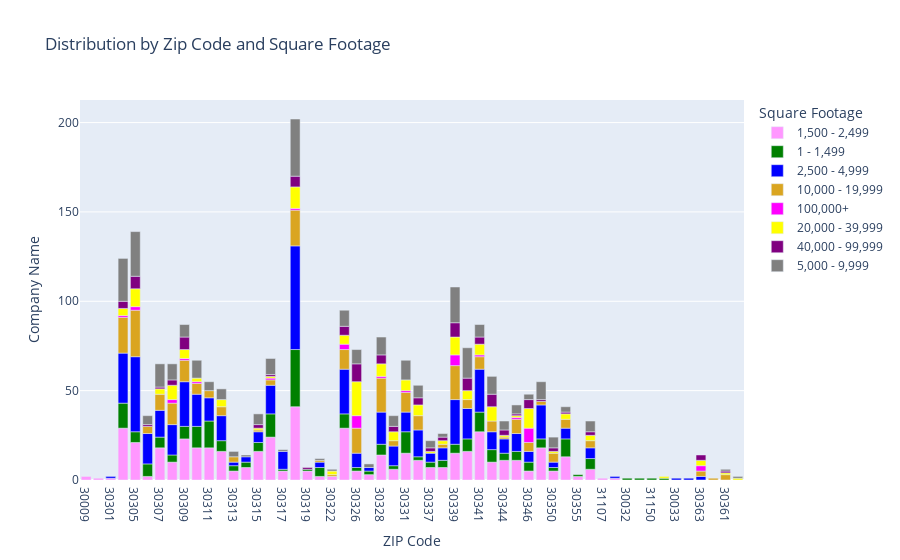

Notebook code for this chart:
### Code cell
import plotly.express as px
fig = px.bar(zipVsSqr, y="Company Name", x="ZIP Code", color="Square Footage", hover_name="Square Footage",
             color_discrete_map={
                "'1,500 - 2,499'": "red",
                "1 - 1,499": "green",
                "2,500 - 4,999": "blue",
                "10,000 - 19,999": "goldenrod",
                "100,000+": "magenta" , 
                 "20,000 - 39,999":"yellow",
                 "40,000 - 99,999": "purple",
                 "5,000 - 9,999":"grey"
             },
             title="Distribution by Zip Code and Square Footage")

fig.show()

### Figure 1 — Plotly figure (JSON) as saved in the notebook; plotly's stock layout.template omitted (floating-point values rounded to 4 significant figures)
{"data": [{"alignmentgroup": "True", "hovertemplate": "<b>%{hovertext}</b><br><br>Square Footage=1,500 - 2,499<br>ZIP Code=%{x}<br>Company Name=%{y}<extra></extra>", "hovertext": ["1,500 - 2,499", "1,500 - 2,499", "1,500 - 2,499", "1,500 - 2,499", "1,500 - 2,499", "1,500 - 2,499", "1,500 - 2,499", "1,500 - 2,499", "1,500 - 2,499", "1,500 - 2,499", "1,500 - 2,499", "1,500 - 2,499", "1,500 - 2,499", "1,500 - 2,499", "1,500 - 2,499", "1,500 - 2,499", "1,500 - 2,499", "1,500 - 2,499", "1,500 - 2,499", "1,500 - 2,499", "1,500 - 2,499", "1,500 - 2,499", "1,500 - 2,499", "1,500 - 2,499", "1,500 - 2,499", "1,500 - 2,499", "1,500 - 2,499", "1,500 - 2,499", "1,500 - 2,499", "1,500 - 2,499", "1,500 - 2,499", "1,500 - 2,499", "1,500 - 2,499", "1,500 - 2,499", "1,500 - 2,499", "1,500 - 2,499", "1,500 - 2,499", "1,500 - 2,499", "1,500 - 2,499", "1,500 - 2,499", "1,500 - 2,499", "1,500 - 2,499", "1,500 - 2,499", "1,500 - 2,499"], "legendgroup": "1,500 - 2,499", "marker": {"color": "#FF97FF", "pattern": {"shape": ""}}, "name": "1,500 - 2,499", "offsetgroup": "1,500 - 2,499", "orientation": "v", "showlegend": true, "textposition": "auto", "type": "bar", "x": ["30009", "30144", "30301", "30303", "30305", "30306", "30307", "30308", "30309", "30310", "30311", "30312", "30313", "30314", "30315", "30316", "30317", "30318", "30319", "30320", "30322", "30324", "30326", "30327", "30328", "30329", "30331", "30336", "30337", "30338", "30339", "30340", "30341", "30342", "30344", "30345", "30346", "30349", "30350", "30354", "30355", "30360", "31107", "31119"], "xaxis": "x", "y": [2, 1, 1, 29, 21, 2, 18, 10, 23, 18, 18, 16, 5, 7, 16, 24, 5, 41, 5, 2, 2, 29, 5, 3, 14, 6, 15, 11, 7, 7, 15, 16, 27, 10, 11, 11, 5, 18, 5, 13, 2, 6, 1, 1], "yaxis": "y"}, {"alignmentgroup": "True", "hovertemplate": "<b>%{hovertext}</b><br><br>Square Footage=1 - 1,499<br>ZIP Code=%{x}<br>Company Name=%{y}<extra></extra>", "hovertext": ["1 - 1,499", "1 - 1,499", "1 - 1,499", "1 - 1,499", "1 - 1,499", "1 - 1,499", "1 - 1,499", "1 - 1,499", "1 - 1,499", "1 - 1,499", "1 - 1,499", "1 - 1,499", "1 - 1,499", "1 - 1,499", "1 - 1,499", "1 - 1,499", "1 - 1,499", "1 - 1,499", "1 - 1,499", "1 - 1,499", "1 - 1,499", "1 - 1,499", "1 - 1,499", "1 - 1,499", "1 - 1,499", "1 - 1,499", "1 - 1,499", "1 - 1,499", "1 - 1,499", "1 - 1,499", "1 - 1,499", "1 - 1,499", "1 - 1,499", "1 - 1,499", "1 - 1,499", "1 - 1,499", "1 - 1,499", "1 - 1,499", "1 - 1,499", "1 - 1,499", "1 - 1,499", "1 - 1,499"], "legendgroup": "1 - 1,499", "marker": {"color": "green", "pattern": {"shape": ""}}, "name": "1 - 1,499", "offsetgroup": "1 - 1,499", "orientation": "v", "showlegend": true, "textposition": "auto", "type": "bar", "x": ["30032", "30303", "30305", "30306", "30307", "30308", "30309", "30310", "30311", "30312", "30313", "30314", "30315", "30316", "30317", "30318", "30319", "30320", "30324", "30326", "30327", "30328", "30329", "30331", "30336", "30337", "30338", "30339", "30340", "30341", "30342", "30344", "30345", "30346", "30349", "30350", "30354", "30355", "30360", "30366", "31150", "39901"], "xaxis": "x", "y": [1, 14, 6, 7, 6, 4, 7, 12, 15, 6, 3, 3, 5, 13, 1, 32, 1, 5, 8, 2, 2, 6, 2, 12, 2, 3, 4, 5, 7, 11, 7, 4, 5, 5, 5, 2, 10, 1, 6, 1, 1, 1], "yaxis": "y"}, {"alignmentgroup": "True", "hovertemplate": "<b>%{hovertext}</b><br><br>Square Footage=2,500 - 4,999<br>ZIP Code=%{x}<br>Company Name=%{y}<extra></extra>", "hovertext": ["2,500 - 4,999", "2,500 - 4,999", "2,500 - 4,999", "2,500 - 4,999", "2,500 - 4,999", "2,500 - 4,999", "2,500 - 4,999", "2,500 - 4,999", "2,500 - 4,999", "2,500 - 4,999", "2,500 - 4,999", "2,500 - 4,999", "2,500 - 4,999", "2,500 - 4,999", "2,500 - 4,999", "2,500 - 4,999", "2,500 - 4,999", "2,500 - 4,999", "2,500 - 4,999", "2,500 - 4,999", "2,500 - 4,999", "2,500 - 4,999", "2,500 - 4,999", "2,500 - 4,999", "2,500 - 4,999", "2,500 - 4,999", "2,500 - 4,999", "2,500 - 4,999", "2,500 - 4,999", "2,500 - 4,999", "2,500 - 4,999", "2,500 - 4,999", "2,500 - 4,999", "2,500 - 4,999", "2,500 - 4,999", "2,500 - 4,999", "2,500 - 4,999", "2,500 - 4,999", "2,500 - 4,999", "2,500 - 4,999", "2,500 - 4,999"], "legendgroup": "2,500 - 4,999", "marker": {"color": "blue", "pattern": {"shape": ""}}, "name": "2,500 - 4,999", "offsetgroup": "2,500 - 4,999", "orientation": "v", "showlegend": true, "textposition": "auto", "type": "bar", "x": ["30033", "30301", "30303", "30304", "30305", "30306", "30307", "30308", "30309", "30310", "30311", "30312", "30313", "30314", "30315", "30316", "30317", "30318", "30320", "30324", "30326", "30327", "30328", "30329", "30331", "30336", "30337", "30338", "30339", "30340", "30341", "30342", "30344", "30345", "30346", "30349", "30350", "30354", "30360", "30363", "31119"], "xaxis": "x", "y": [1, 1, 28, 1, 42, 17, 15, 17, 25, 18, 13, 14, 2, 3, 6, 16, 10, 58, 3, 25, 8, 2, 18, 11, 11, 15, 5, 7, 25, 17, 24, 10, 8, 10, 6, 19, 3, 6, 6, 2, 1], "yaxis": "y"}, {"alignmentgroup": "True", "hovertemplate": "<b>%{hovertext}</b><br><br>Square Footage=10,000 - 19,999<br>ZIP Code=%{x}<br>Company Name=%{y}<extra></extra>", "hovertext": ["10,000 - 19,999", "10,000 - 19,999", "10,000 - 19,999", "10,000 - 19,999", "10,000 - 19,999", "10,000 - 19,999", "10,000 - 19,999", "10,000 - 19,999", "10,000 - 19,999", "10,000 - 19,999", "10,000 - 19,999", "10,000 - 19,999", "10,000 - 19,999", "10,000 - 19,999", "10,000 - 19,999", "10,000 - 19,999", "10,000 - 19,999", "10,000 - 19,999", "10,000 - 19,999", "10,000 - 19,999", "10,000 - 19,999", "10,000 - 19,999", "10,000 - 19,999", "10,000 - 19,999", "10,000 - 19,999", "10,000 - 19,999", "10,000 - 19,999", "10,000 - 19,999", "10,000 - 19,999", "10,000 - 19,999", "10,000 - 19,999", "10,000 - 19,999", "10,000 - 19,999", "10,000 - 19,999", "10,000 - 19,999", "10,000 - 19,999"], "legendgroup": "10,000 - 19,999", "marker": {"color": "goldenrod", "pattern": {"shape": ""}}, "name": "10,000 - 19,999", "offsetgroup": "10,000 - 19,999", "orientation": "v", "showlegend": true, "textposition": "auto", "type": "bar", "x": ["30040", "30303", "30305", "30306", "30307", "30308", "30309", "30310", "30311", "30312", "30313", "30315", "30316", "30318", "30320", "30322", "30324", "30326", "30328", "30329", "30331", "30336", "30338", "30339", "30340", "30341", "30342", "30344", "30345", "30346", "30349", "30350", "30354", "30360", "30361", "30363"], "xaxis": "x", "y": [1, 20, 26, 4, 9, 12, 12, 6, 4, 5, 3, 1, 3, 20, 1, 1, 11, 14, 19, 3, 11, 8, 2, 19, 5, 7, 6, 1, 8, 5, 2, 5, 5, 4, 3, 3], "yaxis": "y"}, {"alignmentgroup": "True", "hovertemplate": "<b>%{hovertext}</b><br><br>Square Footage=100,000+<br>ZIP Code=%{x}<br>Company Name=%{y}<extra></extra>", "hovertext": ["100,000+", "100,000+", "100,000+", "100,000+", "100,000+", "100,000+", "100,000+", "100,000+", "100,000+", "100,000+", "100,000+", "100,000+", "100,000+", "100,000+", "100,000+", "100,000+"], "legendgroup": "100,000+", "marker": {"color": "magenta", "pattern": {"shape": ""}}, "name": "100,000+", "offsetgroup": "100,000+", "orientation": "v", "showlegend": true, "textposition": "auto", "type": "bar", "x": ["30303", "30305", "30308", "30309", "30310", "30316", "30318", "30324", "30326", "30328", "30331", "30339", "30341", "30345", "30346", "30363"], "xaxis": "x", "y": [1, 2, 2, 1, 1, 1, 1, 3, 7, 1, 1, 6, 1, 1, 8, 3], "yaxis": "y"}, {"alignmentgroup": "True", "hovertemplate": "<b>%{hovertext}</b><br><br>Square Footage=20,000 - 39,999<br>ZIP Code=%{x}<br>Company Name=%{y}<extra></extra>", "hovertext": ["20,000 - 39,999", "20,000 - 39,999", "20,000 - 39,999", "20,000 - 39,999", "20,000 - 39,999", "20,000 - 39,999", "20,000 - 39,999", "20,000 - 39,999", "20,000 - 39,999", "20,000 - 39,999", "20,000 - 39,999", "20,000 - 39,999", "20,000 - 39,999", "20,000 - 39,999", "20,000 - 39,999", "20,000 - 39,999", "20,000 - 39,999", "20,000 - 39,999", "20,000 - 39,999", "20,000 - 39,999", "20,000 - 39,999", "20,000 - 39,999", "20,000 - 39,999", "20,000 - 39,999", "20,000 - 39,999", "20,000 - 39,999", "20,000 - 39,999", "20,000 - 39,999", "20,000 - 39,999", "20,000 - 39,999", "20,000 - 39,999", "20,000 - 39,999", "20,000 - 39,999"], "legendgroup": "20,000 - 39,999", "marker": {"color": "yellow", "pattern": {"shape": ""}}, "name": "20,000 - 39,999", "offsetgroup": "20,000 - 39,999", "orientation": "v", "showlegend": true, "textposition": "auto", "type": "bar", "x": ["30303", "30305", "30307", "30308", "30309", "30310", "30312", "30315", "30316", "30318", "30322", "30324", "30326", "30328", "30329", "30331", "30332", "30336", "30337", "30338", "30339", "30340", "30341", "30342", "30344", "30345", "30346", "30350", "30354", "30360", "30361", "30363", "39901"], "xaxis": "x", "y": [4, 10, 3, 8, 5, 2, 4, 1, 1, 12, 2, 5, 19, 7, 5, 6, 1, 6, 1, 2, 10, 5, 6, 8, 1, 1, 11, 1, 3, 3, 1, 3, 1], "yaxis": "y"}, {"alignmentgroup": "True", "hovertemplate": "<b>%{hovertext}</b><br><br>Square Footage=40,000 - 99,999<br>ZIP Code=%{x}<br>Company Name=%{y}<extra></extra>", "hovertext": ["40,000 - 99,999", "40,000 - 99,999", "40,000 - 99,999", "40,000 - 99,999", "40,000 - 99,999", "40,000 - 99,999", "40,000 - 99,999", "40,000 - 99,999", "40,000 - 99,999", "40,000 - 99,999", "40,000 - 99,999", "40,000 - 99,999", "40,000 - 99,999", "40,000 - 99,999", "40,000 - 99,999", "40,000 - 99,999", "40,000 - 99,999", "40,000 - 99,999", "40,000 - 99,999", "40,000 - 99,999", "40,000 - 99,999", "40,000 - 99,999", "40,000 - 99,999", "40,000 - 99,999", "40,000 - 99,999", "40,000 - 99,999", "40,000 - 99,999", "40,000 - 99,999", "40,000 - 99,999", "40,000 - 99,999"], "legendgroup": "40,000 - 99,999", "marker": {"color": "purple", "pattern": {"shape": ""}}, "name": "40,000 - 99,999", "offsetgroup": "40,000 - 99,999", "orientation": "v", "showlegend": true, "textposition": "auto", "type": "bar", "x": ["30303", "30305", "30306", "30307", "30308", "30309", "30315", "30316", "30318", "30319", "30324", "30326", "30328", "30329", "30336", "30337", "30338", "30339", "30340", "30341", "30342", "30344", "30345", "30346", "30349", "30350", "30354", "30360", "30361", "30363"], "xaxis": "x", "y": [4, 7, 1, 1, 3, 7, 2, 1, 6, 1, 5, 10, 5, 3, 4, 2, 2, 8, 7, 4, 7, 3, 1, 5, 1, 2, 1, 2, 1, 3], "yaxis": "y"}, {"alignmentgroup": "True", "hovertemplate": "<b>%{hovertext}</b><br><br>Square Footage=5,000 - 9,999<br>ZIP Code=%{x}<br>Company Name=%{y}<extra></extra>", "hovertext": ["5,000 - 9,999", "5,000 - 9,999", "5,000 - 9,999", "5,000 - 9,999", "5,000 - 9,999", "5,000 - 9,999", "5,000 - 9,999", "5,000 - 9,999", "5,000 - 9,999", "5,000 - 9,999", "5,000 - 9,999", "5,000 - 9,999", "5,000 - 9,999", "5,000 - 9,999", "5,000 - 9,999", "5,000 - 9,999", "5,000 - 9,999", "5,000 - 9,999", "5,000 - 9,999", "5,000 - 9,999", "5,000 - 9,999", "5,000 - 9,999", "5,000 - 9,999", "5,000 - 9,999", "5,000 - 9,999", "5,000 - 9,999", "5,000 - 9,999", "5,000 - 9,999", "5,000 - 9,999", "5,000 - 9,999", "5,000 - 9,999", "5,000 - 9,999", "5,000 - 9,999", "5,000 - 9,999", "5,000 - 9,999", "5,000 - 9,999", "5,000 - 9,999", "5,000 - 9,999", "5,000 - 9,999"], "legendgroup": "5,000 - 9,999", "marker": {"color": "grey", "pattern": {"shape": ""}}, "name": "5,000 - 9,999", "offsetgroup": "5,000 - 9,999", "orientation": "v", "showlegend": true, "textposition": "auto", "type": "bar", "x": ["30303", "30305", "30306", "30307", "30308", "30309", "30310", "30311", "30312", "30313", "30314", "30315", "30316", "30317", "30318", "30320", "30322", "30324", "30326", "30327", "30328", "30329", "30331", "30332", "30336", "30337", "30338", "30339", "30340", "30341", "30342", "30344", "30345", "30346", "30349", "30350", "30354", "30360", "30361"], "xaxis": "x", "y": [24, 25, 5, 13, 9, 7, 10, 5, 6, 3, 1, 6, 9, 1, 32, 1, 1, 9, 8, 2, 10, 6, 11, 1, 7, 4, 2, 20, 17, 7, 10, 5, 5, 3, 10, 6, 3, 6, 1], "yaxis": "y"}], "layout": {"autosize": true, "barmode": "relative", "legend": {"title": {"text": "Square Footage"}, "tracegroupgap": 0}, "title": {"text": "Distribution by Zip Code and Square Footage"}, "xaxis": {"anchor": "y", "autorange": true, "domain": [0, 1], "range": [-0.5, 53.5], "title": {"text": "ZIP Code"}, "type": "category"}, "yaxis": {"anchor": "x", "autorange": true, "domain": [0, 1], "range": [0, 212.6], "title": {"text": "Company Name"}, "type": "linear"}}}
